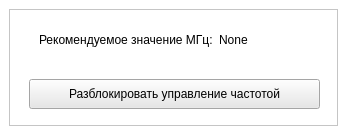
<?xml version="1.0" encoding="UTF-8"?>
<ui version="4.0">
 <class>MainWindow</class>
 <widget class="QMainWindow" name="MainWindow">
  <property name="geometry">
   <rect>
    <x>0</x>
    <y>0</y>
    <width>347</width>
    <height>135</height>
   </rect>
  </property>
  <property name="minimumSize">
   <size>
    <width>347</width>
    <height>135</height>
   </size>
  </property>
  <property name="maximumSize">
   <size>
    <width>347</width>
    <height>135</height>
   </size>
  </property>
  <property name="windowTitle">
   <string>CPU Control Turbo</string>
  </property>
  <property name="styleSheet">
   <string notr="true">background-color: rgb(255, 255, 255);
font: 9pt &quot;Times New Roman&quot;;</string>
  </property>
  <property name="toolButtonStyle">
   <enum>Qt::ToolButtonIconOnly</enum>
  </property>
  <widget class="QWidget" name="centralwidget">
   <layout class="QHBoxLayout" name="horizontalLayout_3">
    <item>
     <widget class="QFrame" name="frame">
      <property name="frameShape">
       <enum>QFrame::StyledPanel</enum>
      </property>
      <property name="frameShadow">
       <enum>QFrame::Raised</enum>
      </property>
      <widget class="QPushButton" name="done">
       <property name="geometry">
        <rect>
         <x>20</x>
         <y>70</y>
         <width>291</width>
         <height>30</height>
        </rect>
       </property>
       <property name="maximumSize">
        <size>
         <width>300</width>
         <height>30</height>
        </size>
       </property>
       <property name="styleSheet">
        <string notr="true">background-color: rgb(231, 231, 231);
font: 700 12pt &quot;Times New Roman&quot;;</string>
       </property>
       <property name="text">
        <string>Разблокировать управление частотой</string>
       </property>
      </widget>
      <widget class="QWidget" name="layoutWidget">
       <property name="geometry">
        <rect>
         <x>30</x>
         <y>20</y>
         <width>264</width>
         <height>21</height>
        </rect>
       </property>
       <layout class="QHBoxLayout" name="horizontalLayout">
        <item>
         <widget class="QLabel" name="info_max">
          <property name="styleSheet">
           <string notr="true">font: 700 12pt &quot;Times New Roman&quot;;</string>
          </property>
          <property name="text">
           <string>Рекомендуемое значение МГц:</string>
          </property>
         </widget>
        </item>
        <item>
         <widget class="QLabel" name="max_ghz">
          <property name="styleSheet">
           <string notr="true">font: italic 12pt &quot;Times New Roman&quot;;</string>
          </property>
          <property name="text">
           <string>None</string>
          </property>
         </widget>
        </item>
       </layout>
      </widget>
     </widget>
    </item>
   </layout>
  </widget>
 </widget>
 <resources/>
 <connections/>
</ui>
